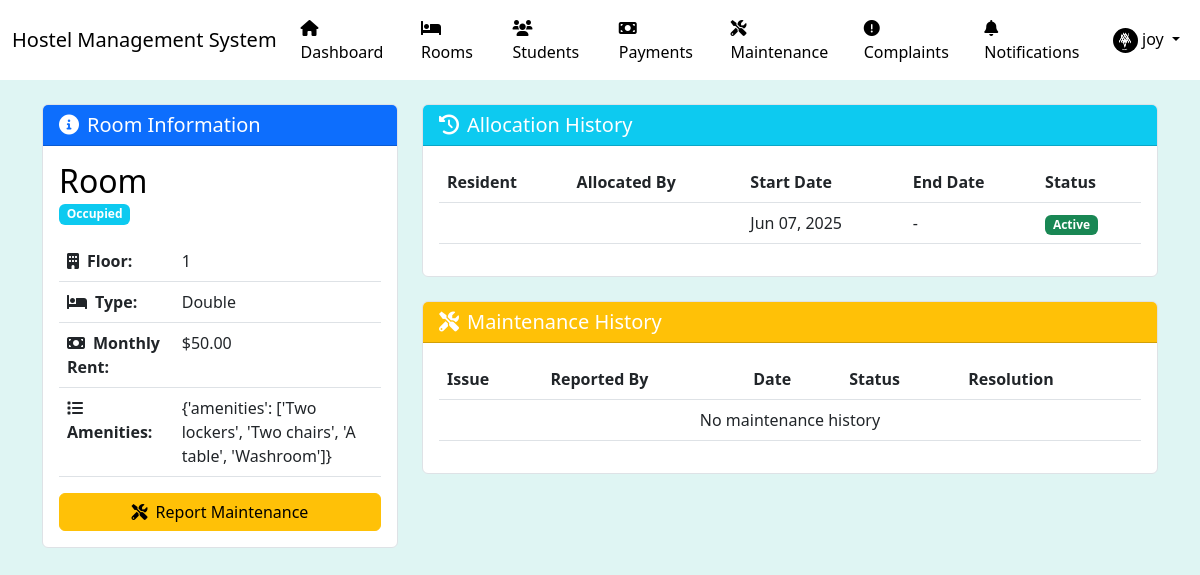
/rooms/1/ (signed in), run on the app's committed database.
### users/models.py (models this page shows, shortened)
class User(AbstractUser):
    USER_TYPE_CHOICES = (
        ('admin', 'Administrator'),
        ('staff', 'Staff'),
        ('student', 'Student'),
        ('parent', 'Parent/Guardian'),
    )
    THEME_CHOICES = (
        ('light', 'Light'),
        ('dark', 'Dark'),
    )
    user_type = models.CharField(max_length=20, choices=USER_TYPE_CHOICES, default='student')
    phone_number = models.CharField(max_length=15, blank=True)
    address = models.TextField(blank=True)
    profile_picture = models.ImageField(upload_to='profile_pics/', blank=True, null=True)
    date_of_birth = models.DateField(null=True, blank=True)
    emergency_contact = models.CharField(max_length=15, blank=True)
    theme_preference = models.CharField(max_length=10, choices=THEME_CHOICES, default='light')
    created_at = models.DateTimeField(auto_now_add=True)
    updated_at = models.DateTimeField(auto_now=True)
    class Meta:
        verbose_name = 'User'
        verbose_name_plural = 'Users'
    def is_admin(self):
        return self.user_type == 'admin'

### rooms/models.py (models this page shows, shortened)
class Room(models.Model):
    ROOM_TYPE_CHOICES = (
        ('single', 'Single'),
        ('double', 'Double'),
        ('triple', 'Triple'),
        ('quad', 'Quad'),
    )
    ROOM_STATUS_CHOICES = (
        ('available', 'Available'),
        ('occupied', 'Occupied'),
        ('maintenance', 'Under Maintenance'),
        ('reserved', 'Reserved'),
    )
    room_number = models.CharField(max_length=10, unique=True)
    floor = models.PositiveIntegerField()
    room_type = models.CharField(max_length=10, choices=ROOM_TYPE_CHOICES)
    capacity = models.PositiveIntegerField()
    current_occupancy = models.PositiveIntegerField(default=0)
    status = models.CharField(max_length=20, choices=ROOM_STATUS_CHOICES, default='available')
    monthly_rent = models.DecimalField(max_digits=8, decimal_places=2)
    description = models.TextField(blank=True)
    amenities = models.JSONField(default=dict)
    created_at = models.DateTimeField(auto_now_add=True)
    updated_at = models.DateTimeField(auto_now=True)
    class Meta:
        verbose_name = 'Room'
        verbose_name_plural = 'Rooms'
        ordering = ['floor', 'room_number']

class RoomAllocation(models.Model):
    room = models.ForeignKey(Room, on_delete=models.CASCADE, related_name='allocations')
    student = models.ForeignKey(User, on_delete=models.CASCADE, related_name='room_allocations')
    check_in_date = models.DateField()
    check_out_date = models.DateField(null=True, blank=True)
    is_active = models.BooleanField(default=True)
    created_at = models.DateTimeField(auto_now_add=True)
    updated_at = models.DateTimeField(auto_now=True)
    class Meta:
        verbose_name = 'Room Allocation'
        verbose_name_plural = 'Room Allocations'
        unique_together = ['room', 'student', 'check_in_date']

### rooms/views.py (the view)
# urls.py: path('rooms/<int:room_id>/', room_views.room_detail, name='room_detail'),
@login_required
def room_detail(request, room_id):
    room = get_object_or_404(Room, id=room_id)
    allocations = room.allocations.all().order_by('-created_at')
    maintenance_records = room.maintenance_records.all().order_by('-created_at')
    context = {
        'room': room,
        'allocations': allocations,
        'maintenance_records': maintenance_records,
    }
    return render(request, 'rooms/room_detail.html', context)

### core/templatetags/notification_tags.py (called while the page is built)
@register.simple_tag
def get_unread_notifications_count(user):
    return Notification.objects.filter(recipients=user).exclude(read_by=user).count()

### templates/rooms/room_detail.html (shortened to what this page needs)
{% extends 'base.html' %}
{% block content %}
<div class="row">
    <div class="col-md-4">
        <div class="card mb-4">
            <div class="card-header bg-primary text-white">
                <h5 class="card-title mb-0"><i class="fas fa-info-circle me-2"></i>Room Information</h5>
            </div>
            <div class="card-body">
                <div class="mb-3">
                    <h2 class="mb-0">Room {{ room.number }}</h2>
                    <span class="badge {% if room.status == 'available' %}bg-success
                                   {% elif room.status == 'occupied' %}bg-info
                                   {% else %}bg-warning{% endif %}">
                        {{ room.status|title }}
                    </span>
                </div>
                <table class="table">
                    <tr>
                        <th><i class="fas fa-building me-2"></i>Floor:</th>
                        <td>{{ room.floor }}</td>
                    </tr>
                    <tr>
                        <th><i class="fas fa-bed me-2"></i>Type:</th>
                        <td>{{ room.room_type|title }}</td>
                    </tr>
                    <tr>
                        <th><i class="fas fa-money-bill me-2"></i>Monthly Rent:</th>
                        <td>${{ room.monthly_rent }}</td>
                    </tr>
                    <tr>
                        <th><i class="fas fa-list me-2"></i>Amenities:</th>
                        <td>{{ room.amenities }}</td>
                    </tr>
                </table>
                <div class="d-grid gap-2">
                    <a href="{% url 'report_maintenance' room.id %}" class="btn btn-warning">
                        <i class="fas fa-tools me-2"></i>Report Maintenance
                    </a>
                </div>
            </div>
        </div>
    </div>
    <div class="col-md-8">
        <div class="card mb-4">
            <div class="card-header bg-info text-white">
                <h5 class="card-title mb-0"><i class="fas fa-history me-2"></i>Allocation History</h5>
            </div>
            <div class="card-body">
                <div class="table-responsive">
                    <table class="table table-hover">
                        <thead>
                            <tr>
                                <th>Resident</th>
                                <th>Allocated By</th>
                                <th>Start Date</th>
                                <th>End Date</th>
                                <th>Status</th>
                            </tr>
                        </thead>
                        <tbody>
                            {% for allocation in allocations %}
                            <tr>
                                <td>{{ allocation.resident.get_full_name }}</td>
                                <td>{{ allocation.allocated_by.get_full_name }}</td>
                                <td>{{ allocation.created_at|date:"M d, Y" }}</td>
                                <td>{{ allocation.end_date|date:"M d, Y"|default:"-" }}</td>
                                <td>
                                    <span class="badge {% if allocation.is_active %}bg-success{% else %}bg-secondary{% endif %}">
                                        {% if allocation.is_active %}Active{% else %}Ended{% endif %}
                                    </span>
                                </td>
                            </tr>
                            {% empty %}
                            <tr>
                                <td colspan="5" class="text-center">No allocation history</td>
                            </tr>
                            {% endfor %}
                        </tbody>
                    </table>
                </div>
            </div>
        </div>
        <div class="card">
            <div class="card-header bg-warning text-white">
                <h5 class="card-title mb-0"><i class="fas fa-tools me-2"></i>Maintenance History</h5>
            </div>
            <div class="card-body">
                <div class="table-responsive">
                    <table class="table table-hover">
                        <thead>
                            <tr>
                                <th>Issue</th>
                                <th>Reported By</th>
                                <th>Date</th>
                                <th>Status</th>
                                <th>Resolution</th>
                            </tr>
                        </thead>
                        <tbody>
                            {% for record in maintenance_records %}
                            <tr>
                                <td>{{ record.issue }}</td>
                                <td>{{ record.reported_by.get_full_name }}</td>
                                <td>{{ record.created_at|date:"M d, Y" }}</td>
                                <td>
                                    <span class="badge {% if record.status == 'pending' %}bg-warning
                                                   {% elif record.status == 'in_progress' %}bg-info
                                                   {% else %}bg-success{% endif %}">
                                        {{ record.status|title }}
                                    </span>
                                </td>
                                <td>{{ record.resolution|default:"-" }}</td>
                            </tr>
                            {% empty %}
                            <tr>
                                <td colspan="5" class="text-center">No maintenance history</td>
                            </tr>
                            {% endfor %}
                        </tbody>
                    </table>
                </div>
            </div>
        </div>
    </div>
</div>
{% endblock %}

### templates/base.html (shortened to what this page needs)
<!DOCTYPE html>
<html lang="en" data-theme="{{ user.theme_preference|default:'light' }}">
<head>
    <link href="https://cdn.jsdelivr.net/npm/bootstrap@5.3.0/dist/css/bootstrap.min.css" rel="stylesheet">
    <link href="https://cdnjs.cloudflare.com/ajax/libs/font-awesome/6.0.0/css/all.min.css" rel="stylesheet">
</head>
<body>
    {% if user.is_authenticated %}
    <nav class="navbar navbar-expand-lg navbar-light navbar-custom">
        <div class="container-fluid">
            <a class="navbar-brand" href="{% url 'dashboard' %}">Hostel Management System</a>
            <div class="collapse navbar-collapse" id="navbarNav">
                <ul class="navbar-nav me-auto">
                    {% if user.is_admin %}
                    <li class="nav-item">
                        <a class="nav-link" href="{% url 'dashboard' %}"><i class="fas fa-home"></i> Dashboard</a>
                    </li>
                    {% endif %}
                    <li class="nav-item">
                        <a class="nav-link" href="{% url 'room_list' %}"><i class="fas fa-bed"></i> Rooms</a>
                    </li>
                    <li class="nav-item">
                        <a class="nav-link" href="{% url 'student_list' %}"><i class="fas fa-users"></i> Students</a>
                    </li>
                    {% if user.is_admin %}
                    <li class="nav-item">
                        <a class="nav-link" href="{% url 'payment_list' %}"><i class="fas fa-money-bill"></i> Payments</a>
                    </li>
                    {% endif %}
                    <li class="nav-item">
                        <a class="nav-link" href="{% url 'maintenance_list' %}"><i class="fas fa-tools"></i> Maintenance</a>
                    </li>
                    <li class="nav-item">
                        <a class="nav-link" href="{% url 'complaint_list' %}"><i class="fas fa-exclamation-circle"></i> Complaints</a>
                    </li>
                    <li class="nav-item">
                        <a class="nav-link" href="{% url 'notification_list' %}">
                            <i class="fas fa-bell"></i> Notifications
                            {% load notification_tags %}
                            {% get_unread_notifications_count request.user as unread_count %}
                        </a>
                    </li>
                </ul>
                <ul class="navbar-nav">
                    <li class="nav-item dropdown">
                        <a class="nav-link dropdown-toggle" href="#" id="navbarDropdown" role="button" data-bs-toggle="dropdown">
                            {% if user.profile_picture %}
                                <img src="{{ user.profile_picture.url }}" alt="{{ user.username }}" class="rounded-circle" width="25" height="25">
                            {% else %}
                                <i class="fas fa-user"></i>
                            {% endif %}
                            {{ user.username }}
                        </a>
                    </li>
                </ul>
            </div>
        </div>
    </nav>
    {% endif %}
    <div class="container mt-4">
        {% block content %}{% endblock %}
    </div>
</body>
</html>

### templates/base.html (style rules this page uses)
:root[data-theme="light"] { --bg-color: #dff5f3; --text-color: #000000; --navbar-bg: #ffffff; --card-bg: #ffffff; --border-color: #dee2e6; --nav-text-color: #000000; --link-color: #000000; --link-hover-color: #333333; --input-bg: #ffffff; --input-text: #000000; --input-placeholder: #6c757d; }
body { background: var(--bg-color); color: var(--text-color); }
.navbar-custom { background-color: var(--navbar-bg) !important; position: relative; z-index: 1030; }
.navbar-custom .navbar-brand, .navbar-custom .nav-link, .navbar-custom .navbar-text { color: var(--nav-text-color) !important; }
.card { background-color: var(--card-bg); border-color: var(--border-color); color: var(--text-color); }

### data on the page
User: profile_picture (picture), username "joy"
Room: status "Occupied", floor "1", room_type "Double", monthly_rent "50.00", amenities "{'amenities': ['Two lockers', 'Two chairs', 'A table', 'Washroom']}"
RoomAllocation: created_at "Jun 07, 2025", end_date "-", is_active "Active"
